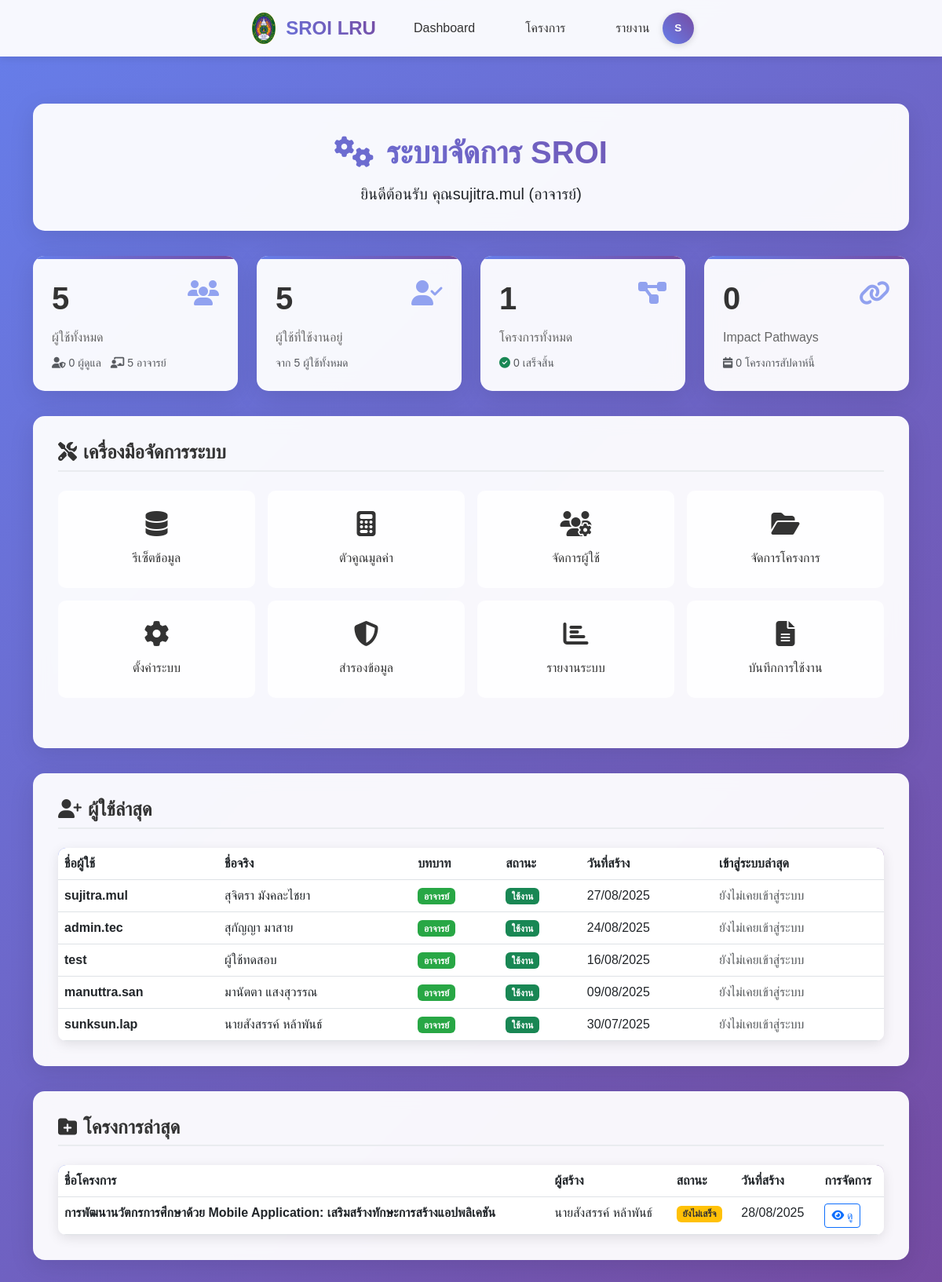
Page /admin/index.php (signed in) on the earlier database version.
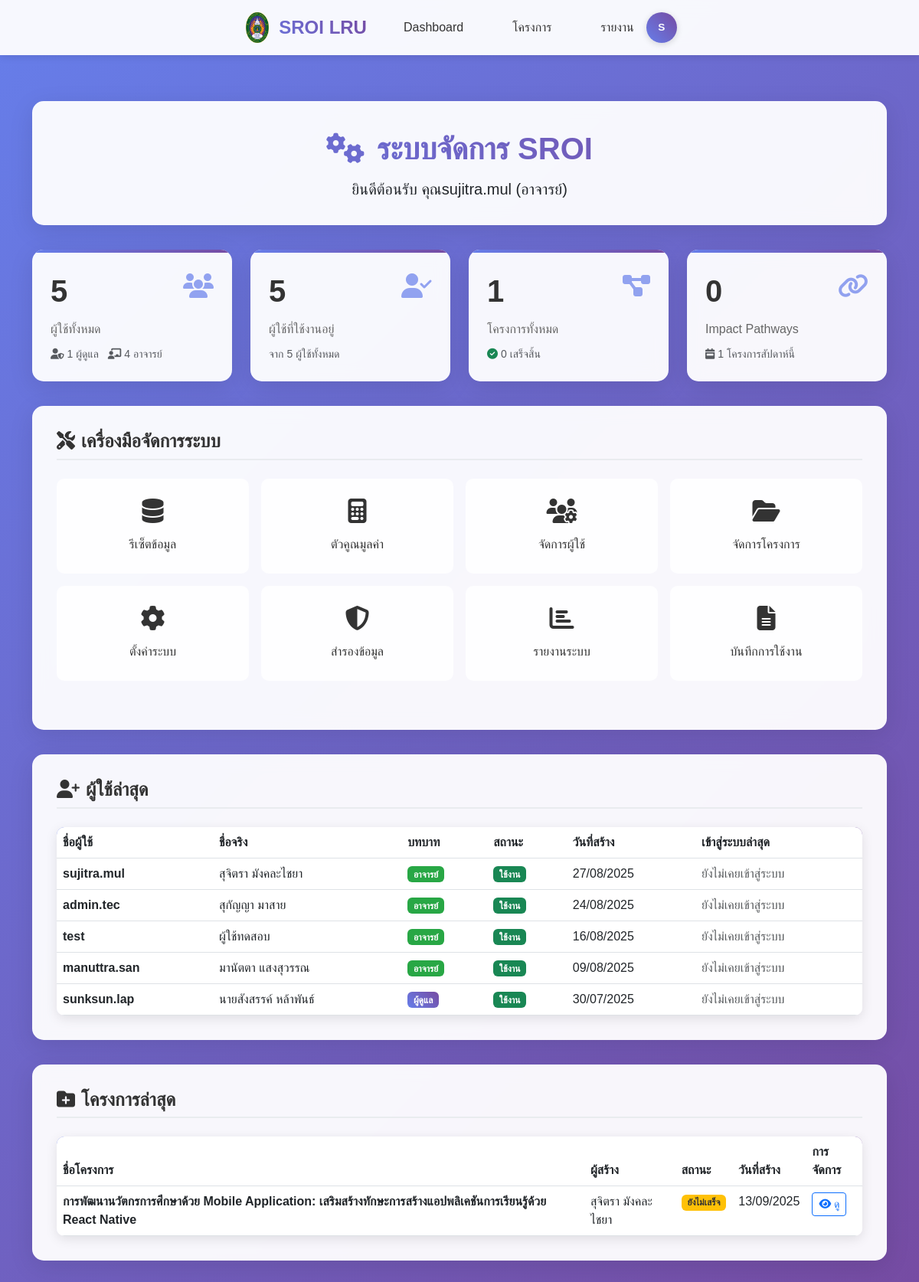
Same page on the later database version.
### tables this page shows
CREATE TABLE `users` (
  `id` int(11) NOT NULL,
  `username` varchar(100) NOT NULL COMMENT 'ชื่อผู้ใช้',
  `email` varchar(200) NOT NULL COMMENT 'อีเมล',
  `password_hash` varchar(255) NOT NULL COMMENT 'รหัสผ่านที่เข้ารหัส',
  `first_name` varchar(100) DEFAULT NULL COMMENT 'ชื่อ',
  `last_name` varchar(100) DEFAULT NULL COMMENT 'นามสกุล',
  `full_name_th` varchar(200) DEFAULT NULL COMMENT 'ชื่อ-นามสกุล ภาษาไทย',
  `title` varchar(50) DEFAULT NULL COMMENT 'คำนำหน้า',
  `position` varchar(200) DEFAULT NULL COMMENT 'ตำแหน่ง',
  `department` varchar(200) DEFAULT NULL COMMENT 'แผนก/หน่วยงาน',
  `organization` varchar(300) DEFAULT NULL COMMENT 'องค์กร',
  `phone` varchar(20) DEFAULT NULL COMMENT 'เบอร์โทรศัพท์',
  `role` enum('admin','teacher') NOT NULL DEFAULT 'teacher' COMMENT 'บทบาทผู้ใช้',
  `is_active` tinyint(1) DEFAULT 1 COMMENT 'สถานะการใช้งาน',
  `email_verified` tinyint(1) DEFAULT 0 COMMENT 'ยืนยันอีเมลแล้ว',
  `last_login` timestamp NULL DEFAULT NULL COMMENT 'เข้าสู่ระบบครั้งล่าสุด',
  `login_count` int(11) DEFAULT 0 COMMENT 'จำนวนครั้งที่เข้าสู่ระบบ',
  `created_at` timestamp NOT NULL DEFAULT current_timestamp(),
  `updated_at` timestamp NOT NULL DEFAULT current_timestamp() ON UPDATE current_timestamp(),
  `created_by` varchar(100) DEFAULT NULL COMMENT 'ผู้สร้างบัญชี'
);

CREATE TABLE `projects` (
  `id` int(11) NOT NULL,
  `project_code` varchar(50) NOT NULL COMMENT 'รหัสโครงการ',
  `name` varchar(500) NOT NULL COMMENT 'ชื่อโครงการ',
  `description` text DEFAULT NULL COMMENT 'รายละเอียดโครงการ',
  `objective` text DEFAULT NULL COMMENT 'วัตถุประสงค์โครงการ',
  `start_date` date DEFAULT NULL COMMENT 'วันที่เริ่มโครงการ',
  `end_date` date DEFAULT NULL COMMENT 'วันที่สิ้นสุดโครงการ',
  `budget` decimal(15,2) DEFAULT NULL COMMENT 'งบประมาณ',
  `organization` varchar(300) DEFAULT NULL COMMENT 'หน่วยงาน/องค์กร',
  `project_manager` varchar(200) DEFAULT NULL COMMENT 'ผู้จัดการโครงการ',
  `status` enum('incompleted','completed') DEFAULT 'incompleted' COMMENT 'สถานะโครงการ',
  `created_by` varchar(100) DEFAULT NULL COMMENT 'ผู้สร้าง',
  `created_at` timestamp NOT NULL DEFAULT current_timestamp(),
  `updated_at` timestamp NOT NULL DEFAULT current_timestamp() ON UPDATE current_timestamp(),
  `impact_chain_status` longtext DEFAULT NULL CHECK (json_valid(`impact_chain_status`)),
  `total_impact_chains` int(11) DEFAULT 0 COMMENT 'จำนวน Impact Chain ทั้งหมด',
  `current_chain_id` int(11) DEFAULT NULL COMMENT 'Impact Chain ที่กำลังทำอยู่'
);

### admin/index.php (the view, shortened to what the changed rows need)
<?php
require_once '../config.php';
$system_stats_query = "SELECT
                         (SELECT COUNT(*) FROM users) as total_users,
                         (SELECT COUNT(*) FROM users WHERE role = 'admin') as admin_users,
                         (SELECT COUNT(*) FROM users WHERE role = 'teacher') as teacher_users,
                         (SELECT COUNT(*) FROM users WHERE is_active = 1) as active_users,
                         (SELECT COUNT(*) FROM projects) as total_projects,
                         (SELECT COUNT(*) FROM projects WHERE status = 'completed') as completed_projects,
                         (SELECT COUNT(*) FROM social_impact_pathway) as total_chains,
                         (SELECT COUNT(*) FROM projects WHERE created_at >= DATE_SUB(NOW(), INTERVAL 7 DAY)) as projects_this_week";
$system_stats_result = mysqli_query($conn, $system_stats_query);
$system_stats = mysqli_fetch_assoc($system_stats_result);
$recent_users_query = "SELECT id, username, full_name_th, role, created_at, last_login, is_active
                       FROM users
                       ORDER BY created_at DESC
                       LIMIT 10";
$recent_users_result = mysqli_query($conn, $recent_users_query);
$recent_projects_query = "SELECT p.id, p.name, p.status, p.created_at, u.full_name_th as creator_name
                          FROM projects p
                          LEFT JOIN users u ON p.created_by = u.id
                          ORDER BY p.created_at DESC
                          LIMIT 10";
$recent_projects_result = mysqli_query($conn, $recent_projects_query);
?>
<!DOCTYPE html>
<html lang="th">
<head>
    <link href="https://cdn.jsdelivr.net/npm/bootstrap@5.3.0/dist/css/bootstrap.min.css" rel="stylesheet">
    <link href="https://cdn.jsdelivr.net/npm/bootstrap-icons@1.10.0/font/bootstrap-icons.css" rel="stylesheet">
    <link href="https://cdnjs.cloudflare.com/ajax/libs/font-awesome/6.4.0/css/all.min.css" rel="stylesheet">
</head>
<body>
    <div class="admin-container">
        <div class="container">
            <div class="stats-grid">
                <div class="stat-card">
                    <div class="stat-icon">
                        <i class="fas fa-users"></i>
                    </div>
                    <div class="stat-number"><?php echo number_format($system_stats['total_users']); ?></div>
                    <div class="stat-label">ผู้ใช้ทั้งหมด</div>
                    <small class="text-muted">
                        <i class="fas fa-user-shield me-1"></i><?php echo $system_stats['admin_users']; ?> ผู้ดูแล
                        <i class="fas fa-chalkboard-teacher ms-2 me-1"></i><?php echo $system_stats['teacher_users']; ?> อาจารย์
                    </small>
                </div>
                <div class="stat-card">
                    <div class="stat-icon">
                        <i class="fas fa-link"></i>
                    </div>
                    <div class="stat-number"><?php echo number_format($system_stats['total_chains']); ?></div>
                    <div class="stat-label">Impact Pathways</div>
                    <small class="text-muted">
                        <i class="fas fa-calendar-week me-1"></i><?php echo $system_stats['projects_this_week']; ?> โครงการสัปดาห์นี้
                    </small>
                </div>
            </div>
            <div class="admin-section">
                <div class="table-responsive">
                    <table class="table table-hover">
                        <thead>
                            <tr>
                                <th>ชื่อผู้ใช้</th>
                                <th>ชื่อจริง</th>
                                <th>บทบาท</th>
                                <th>สถานะ</th>
                                <th>วันที่สร้าง</th>
                                <th>เข้าสู่ระบบล่าสุด</th>
                            </tr>
                        </thead>
                        <tbody>
                            <?php while($user = mysqli_fetch_assoc($recent_users_result)): ?>
                            <tr>
                                <td>
                                    <strong><?php echo htmlspecialchars($user['username']); ?></strong>
                                </td>
                                <td><?php echo htmlspecialchars($user['full_name_th'] ?? '-'); ?></td>
                                <td>
                                    <span class="badge <?php echo $user['role'] == 'admin' ? 'badge-admin' : 'badge-teacher'; ?>">
                                        <?php echo $user['role'] == 'admin' ? 'ผู้ดูแล' : 'อาจารย์'; ?>
                                    </span>
                                </td>
                                <td>
                                    <span class="badge <?php echo $user['is_active'] ? 'bg-success' : 'bg-secondary'; ?>">
                                        <?php echo $user['is_active'] ? 'ใช้งาน' : 'ปิดใช้งาน'; ?>
                                    </span>
                                </td>
                                <td><?php echo date('d/m/Y', strtotime($user['created_at'])); ?></td>
                                <td>
                                    <?php
                                    if ($user['last_login']) {
                                        echo date('d/m/Y H:i', strtotime($user['last_login']));
                                    } else {
                                        echo '<span class="text-muted">ยังไม่เคยเข้าสู่ระบบ</span>';
                                    }
                                    ?>
                                </td>
                            </tr>
                            <?php endwhile; ?>
                        </tbody>
                    </table>
                </div>
            </div>
            <div class="admin-section">
                <div class="table-responsive">
                    <table class="table table-hover">
                        <thead>
                            <tr>
                                <th>ชื่อโครงการ</th>
                                <th>ผู้สร้าง</th>
                                <th>สถานะ</th>
                                <th>วันที่สร้าง</th>
                                <th>การจัดการ</th>
                            </tr>
                        </thead>
                        <tbody>
                            <?php while($project = mysqli_fetch_assoc($recent_projects_result)): ?>
                            <tr>
                                <td>
                                    <strong><?php echo htmlspecialchars($project['name']); ?></strong>
                                </td>
                                <td><?php echo htmlspecialchars($project['creator_name'] ?? '-'); ?></td>
                                <td>
                                    <span class="badge <?php echo $project['status'] == 'completed' ? 'badge-completed' : 'badge-incompleted'; ?>">
                                        <?php echo $project['status'] == 'completed' ? 'เสร็จสิ้น' : 'ยังไม่เสร็จ'; ?>
                                    </span>
                                </td>
                                <td><?php echo date('d/m/Y', strtotime($project['created_at'])); ?></td>
                                <td>
                                    <a href="../project-detail.php?id=<?php echo $project['id']; ?>"
                                       class="btn btn-sm btn-outline-primary">
                                        <i class="fas fa-eye"></i> ดู
                                    </a>
                                </td>
                            </tr>
                            <?php endwhile; ?>
                        </tbody>
                    </table>
                </div>
            </div>
        </div>
    </div>
</body>
</html>

Differences in the rows shown:
removed projects: name "การพัฒนานวัตกรการศึกษาด้วย Mobile Application: เสริมสร้างทักษะการสร้างแอปพลิเคชัน", users.full_name_th "นายสังสรรค์ หล้าพันธ์", status "ยังไม่เสร็จ", created_at "28/08/2025"
changed users "sunksun.lap": role "อาจารย์" → "ผู้ดูแล"
added projects: name "การพัฒนานวัตกรการศึกษาด้วย Mobile Application: เสริมสร้างทักษะการสร้างแอปพลิเคชันการเรียนรู้ด้วย React Native", users.full_name_th "สุจิตรา มังคละไชยา", status "ยังไม่เสร็จ", created_at "13/09/2025"
Other differences:
$system_stats['admin_users']: "0" → "1"
$system_stats['teacher_users']: "5" → "4"
$system_stats['projects_this_week']: "0" → "1"
